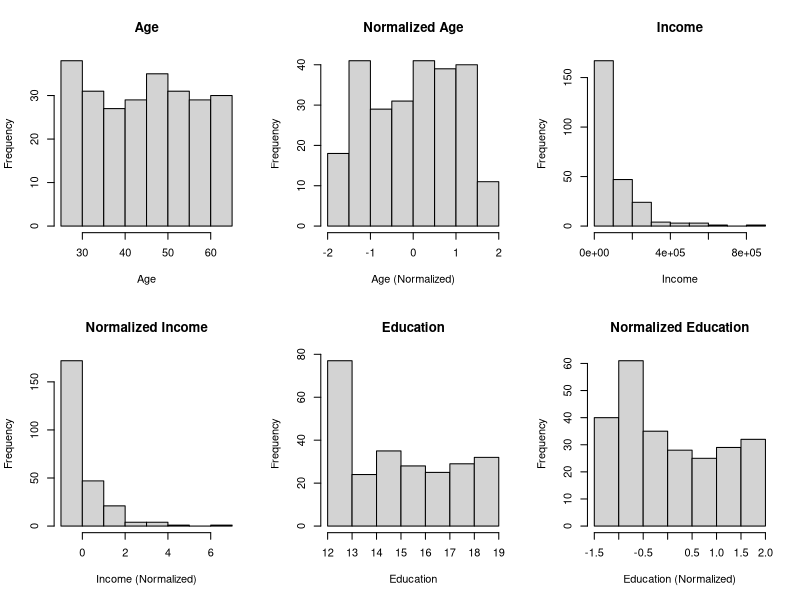

Write the R code that produced this figure.
## ---- chunk 1
set.seed(42) # reproducible
# Create a sample dataset
my_data <- data.frame(
  age = trunc(runif(250, 25, 65)),
  income = round(rlnorm(250, log(71000))),
  education = trunc(runif(250, 12, 20))
)
## ---- chunk 2
# Normalize the data
normalized_data <- data.frame(
  age_normalized = scale(my_data$age),
  income_normalized = scale(my_data$income),
  education_normalized = scale(my_data$education)
)
## ---- chunk 3
# View the normalized data
head(normalized_data)
## ---- chunk 4
# Visualize the original and normalized data (Optional)
par(mfrow = c(2, 3)) # Arrange plots in a 2x3 grid
hist(my_data$age, main = "Age", xlab = "Age")
hist(normalized_data$age_normalized, main = "Normalized Age", xlab = "Age (Normalized)")

hist(my_data$income, main = "Income", xlab = "Income")
hist(normalized_data$income_normalized, main = "Normalized Income", xlab = "Income (Normalized)")

hist(my_data$education, main = "Education", xlab = "Education")
hist(normalized_data$education_normalized, main = "Normalized Education", xlab = "Education (Normalized)")
